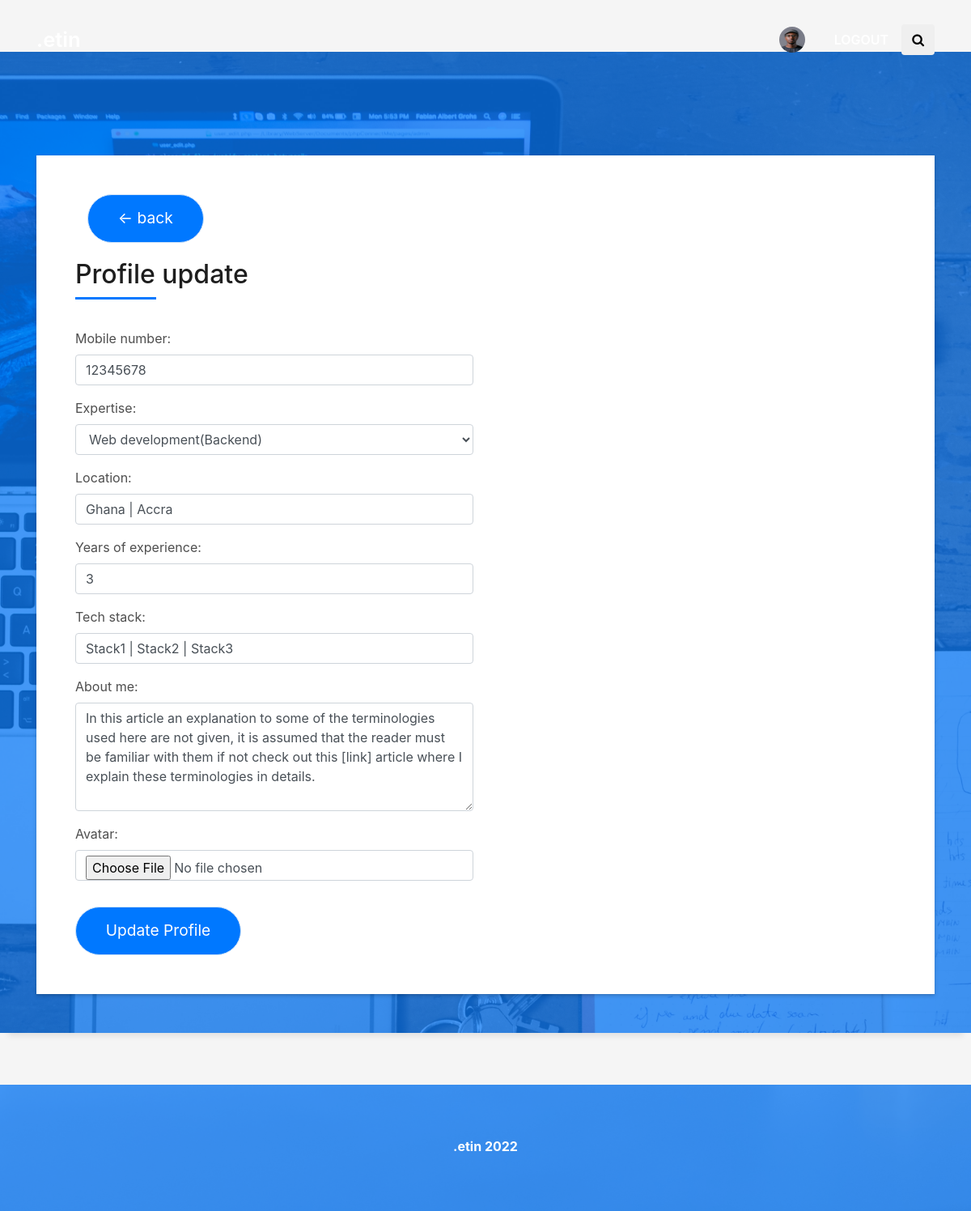
The page /update-profile/ (signed in) on the database its author committed.
### app/models.py (models this page shows)
class User(AbstractUser):
    username = models.CharField(max_length=200, null=True)
    expertise = models.ForeignKey(Expertise, on_delete=models.SET_NULL, null=True)
    email = models.EmailField(unique=True, null=True)
    mobile_number = models.IntegerField(null=True, blank=True)
    location = models.CharField(max_length=200, default='Country | State')
    years_of_experience = models.IntegerField(null=True, blank=True)
    avatar = models.ImageField(default='avatar.svg')
    tech_stack = models.CharField(max_length=500, default='Stack1 | Stack2 | Stack3')
    about_me = models.TextField(null=True, blank=True)
    USERNAME_FIELD = 'email'
    REQUIRED_FIELDS = ['username']

### app/views.py (the view)
# urls.py: path('update-profile/', views.engineer_profile_update, name='update-profile'),
def engineer_profile_update(request):
    user = request.user
    form = UserUpdateForm(instance=user)
    if request.method == 'POST':
        form = UserUpdateForm(request.POST, request.FILES, instance=user)
        if form.is_valid():
            form.save()
            return redirect('profile', pk=user.username)
    context = {'form': form}
    return render(request, 'profile-update.html', context)

### app/forms.py
class UserUpdateForm(forms.ModelForm):
    class Meta:
        model = User
        fields = ['mobile_number', 'expertise', 'location', 'years_of_experience', 'tech_stack', 'about_me', 'avatar']
        widgets = {
            'mobile_number': forms.TextInput(attrs={'class': 'form-control', 'placeholder': 'Phone number', 'data-msg': 'Phone number required'}),
            'expertise': forms.Select(attrs={'class': 'form-control'}),
            'location': forms.TextInput(attrs={'class': 'form-control', 'placeholder': 'Country | State',  'data-msg': 'Location required'}),
            'years_of_experience': forms.TextInput(attrs={'class': 'form-control', 'placeholder': 'Years of experience'}),
            'tech_stack': forms.TextInput(attrs={'class': 'form-control', 'placeholder': 'Stack1 | Stack2 | Stack3'}),
            'about_me': forms.Textarea(attrs={'class': 'form-control', 'rows': '5'}),
            'avatar': forms.FileInput(attrs={'class': 'form-control'})
        }

### app/models.py (called while the page is built)
    def __str__(self):
        return self.name

### templates/profile-update.html (shortened to what this page needs)
{% extends 'base.html' %}
{% load static %}
{% block content %}
<section class="paralax-mf footer-paralax bg-image sect-mt4 route" style="background-image: url({% static 'img/bg_2.jpg' %})">
  <div class="container">
    <div class="row">
      <div class="col-sm-12" style="margin:auto; padding:auto;">
        <div class="contact-mf">
          <div id="contact" class="box-shadow-full">
            <div class="col-md-12">
              <a style="margin-bottom:20px;" href="{% url 'profile' request.user.username %}" class="button button-a button-big button-rouded">&#8592; back</a>
            </div>
            <div class="row">
              <div class="col-md-6">
                <div class="title-box-2">
                  <h5 class="title-left">
                    Profile update
                  </h5>
                </div>
                <div>
                  <form action="" method="POST" enctype="multipart/form-data">
                    <div class="row">
                      <div class="col-md-12 mb-3">
                        <div class="form-group">
                          {{form.as_p}}
                        </div>
                      </div>
                      <div class="col-md-12">
                        <input type="submit" class="button button-a button-big button-rouded" value="Update Profile">
                      </div>
                    </div>
                  </form>
                </div>
              </div>
            </div>
          </div>
        </div>
      </div>
    </div>
  </div>
</section>
{% endblock %}

### templates/header.html (shortened to what this page needs)
<nav class="navbar navbar-b navbar-trans navbar-expand-md fixed-top" id="mainNav">
  <div class="container">
    <a class="navbar-brand js-scroll" href="/">.etin</a>
    {% if request.user.is_authenticated %}
    <div class="post-author">
      <a class="nav-link js-scroll" href="{% url 'profile' request.user.username %}">
        <img src="{{request.user.avatar.url}}" alt="" class="avatar rounded-circle">
      </a>
    </div>
    <div class="post-author">
      <a class="nav-link js-scroll" href="{% url 'logout' %}">
        <span class="author">Logout</span>
      </a>
    </div>
    {% endif %}
    <button type="button" class="btn btn-b-n navbar-toggle-box-collapse d-none d-md-block" data-toggle="collapse"
            data-target="#navbarTogglerDemo01" aria-expanded="false">
      <span class="fa fa-search" aria-hidden="true"></span>
    </button>
  </div>
</nav>

### static/css/style.css (style rules this page uses)
body { background-color: #f5f5f5; color: #4e4e4e; }
h1, h2, h3, h4, h5, h6 { color: #1e1e1e; }
a { color: #1e1e1e; transition: all 0.5s ease-in-out; }
.box-shadow, .paralax-mf, .service-box, .work-box, .card-blog { box-shadow: 0 13px 8px -10px rgba(0, 0, 0, 0.1); }
.avatar { width: 32px; height: 32px; margin-right: 4px; overflow: hidden; }
.bg-image { background-repeat: no-repeat; background-attachment: fixed; background-size: cover; background-position: center center; }
.paralax-mf { position: relative; padding: 8rem 0; }
.sect-mt4 { margin-top: 4rem; }
.title-box-2 { margin-bottom: 3rem; }
.title-left { font-size: 2rem; position: relative; }
.title-left:before { content: ''; position: absolute; height: 3px; background-color: #0078ff; width: 100px; bottom: -12px; }
.box-shadow-full { padding: 3rem 1.25rem; position: relative; background-color: #fff; margin-bottom: 3rem; z-index: 2; box-shadow: 0 1px 1px 0 rgba(0, 0, 0, 0.06), 0 2px 5px 0 rgba(0, 0, 0, 0.2); }
.navbar-b { transition: all .5s ease-in-out; background-color: transparent; padding-top: 1.563rem; padding-bottom: 1.563rem; }
.navbar-b.navbar-trans .nav-link, .navbar-b.navbar-reduce .nav-link { color: #fff; text-transform: uppercase; font-weight: 600; }
.navbar-b.navbar-trans .nav-link:before, .navbar-b.navbar-reduce .nav-link:before { content: ''; position: absolute; margin-left: 0px; width: 0%; bottom: 0; left: 0; height: 2px; transition: all 500ms ease; }
.navbar-b.navbar-trans .nav-link:before { background-color: #fff; }
.navbar-b .navbar-brand { color: #fff; font-size: 1.6rem; font-weight: 600; }
.footer-paralax { padding: 4rem 0 0 0; }
.contact-mf { margin-top: 4rem; }
.button { display: inline-block; padding: .3rem .6rem; text-align: center; vertical-align: middle; -webkit-user-select: none; -moz-user-select: none; -ms-user-select: none; user-select: none; font-size: 1rem; border-radius: .3rem; border: 1px solid transparent; transition: all 500ms ease; cursor: pointer; }
.button-a { background-color: #0078ff; color: #fff; border-color: #cde1f8; }
.button-big { padding: .9rem 2.3rem; font-size: 1.2rem; }
.button-rouded { border-radius: 5rem; }
@media (min-width: 768px) { .box-shadow-full { padding: 3rem; } }
@media (min-width: 768px) { .navbar-b.navbar-trans .nav-link:before, .navbar-b.navbar-reduce .nav-link:before { margin-left: 18px; } }

### rows shown on the page
User: user.avatar (picture), mobile_number "12345678", expertise "Web development(Backend)", location "Ghana | Accra", years_of_experience "3", tech_stack "Stack1 | Stack2 | Stack3", about_me "In this article an explanation to some of the terminologies used here are not given, it is assumed that the reader must be familiar with them if not check out this [link] article where I explain these terminologies in details."
